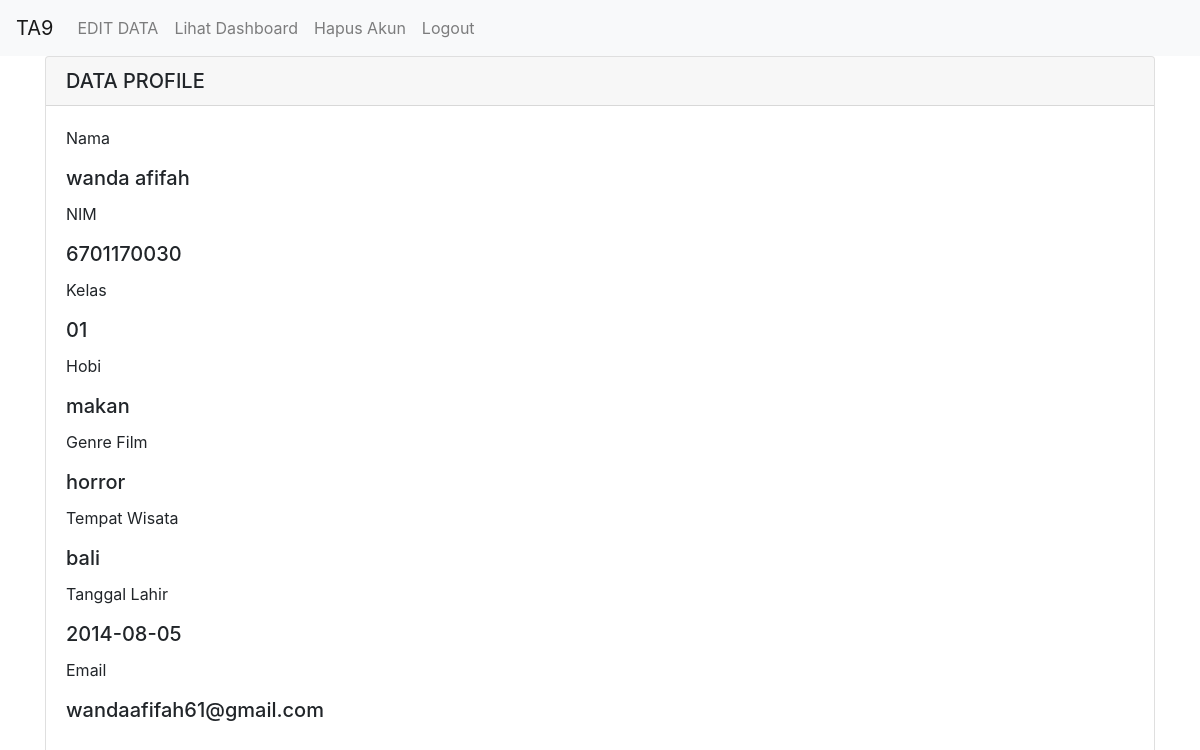
Page /profile.php (signed in) on the committed database.
### tables this page shows
CREATE TABLE `webprog` (
  `id` int(10) NOT NULL,
  `username` text NOT NULL,
  `password` text NOT NULL,
  `nim` varchar(20) NOT NULL
);

CREATE TABLE `user` (
  `nim` varchar(20) NOT NULL,
  `nama_depan` text NOT NULL,
  `nama_belakang` text NOT NULL,
  `kelas` text NOT NULL,
  `hobi` text NOT NULL,
  `genre_film` text NOT NULL,
  `tempat_wisata` text NOT NULL,
  `tanggal_lahir` text NOT NULL,
  `email` text NOT NULL
);

### Class.php (called while the page is built, shortened)
<?php
class Data{
    private $conn;
    public function Data(){
        $servername = "localhost";
        $username   = "root";
        $password   = "";
        $db         = "jurnal8";
        $this->conn = mysqli_connect($servername, $username, $password, $db);
    }
public function query($query)
{
        $this->sql = mysqli_query($this->conn, $query);
        if ($this->sql){
            return $this->sql;
        }else{
            echo $this->error();
        }
    }
public function fetchAll($result)
{
    return mysqli_fetch_assoc($result);
}
}

### profile.php (the view, shortened to what this page needs)
<?php
   require_once("Class.php");
   $db = new Data;
   $nim = $_SESSION['nim'];
?>
<html>
<head>
<link rel="stylesheet" type="text/css" href="css/bootstrap.min.css">
</head>
<body>
  <nav class="navbar navbar-expand-lg navbar-light bg-light">
  <a class="navbar-brand" href="#">TA9</a>
  <div class="collapse navbar-collapse" id="navbarNavAltMarkup">
    <div class="navbar-nav">
      <a class="nav-item nav-link" href="inputdata.php">EDIT DATA </a>
      <a class="nav-item nav-link" href="dashboard.php">Lihat Dashboard</a>
      <a class="nav-item nav-link" href="hapus.php">Hapus Akun</a>
      <a class="nav-item nav-link" href="logout.php">Logout</a>
    </div>
  </div>
</nav>
<div class="container">
  <?php
    $sql = "SELECT * FROM webprog JOIN user USING (nim) WHERE nim=$nim";
    $result = $db->query($sql);
    $row = $db->fetchAll($result);
  ?>
<div class="card">
  <h5 class="card-header"> DATA PROFILE</h5>
  <div class="card-body pb-5">
    <p class="card-text">Nama</p>
    <h5 class="card-title"><?php echo $row['nama_depan'] . " " . $row['nama_belakang']; ?></h5>
    <p class="card-text">NIM</p>
    <h5 class="card-title"><?php echo $row['nim']; ?></h5>
     <p class="card-text">Kelas</p>
    <h5 class="card-title"><?php echo $row['kelas']; ?></h5>
     <p class="card-text">Hobi</p>
    <h5 class="card-title"><?php echo $row['hobi']; ?></h5>
     <p class="card-text">Genre Film</p>
    <h5 class="card-title"><?php echo $row['genre_film']; ?></h5>
     <p class="card-text">Tempat Wisata</p>
    <h5 class="card-title"><?php echo $row['tempat_wisata']; ?></h5>
     <p class="card-text">Tanggal Lahir</p>
    <h5 class="card-title"><?php echo $row['tanggal_lahir']; ?></h5>
     <p class="card-text">Email</p>
    <h5 class="card-title"><?php echo $row['email']; ?></h5>
  </div>
</div>
</div>
</body>
</html>

### rows in the picture
webprog: nim.nama_depan "wanda", nim.nama_belakang "afifah", nim "6701170030", nim.kelas "01", nim.hobi "makan", nim.genre_film "horror", nim.tempat_wisata "bali", nim.tanggal_lahir "2014-08-05", nim.email "wandaafifah61@gmail.com"
